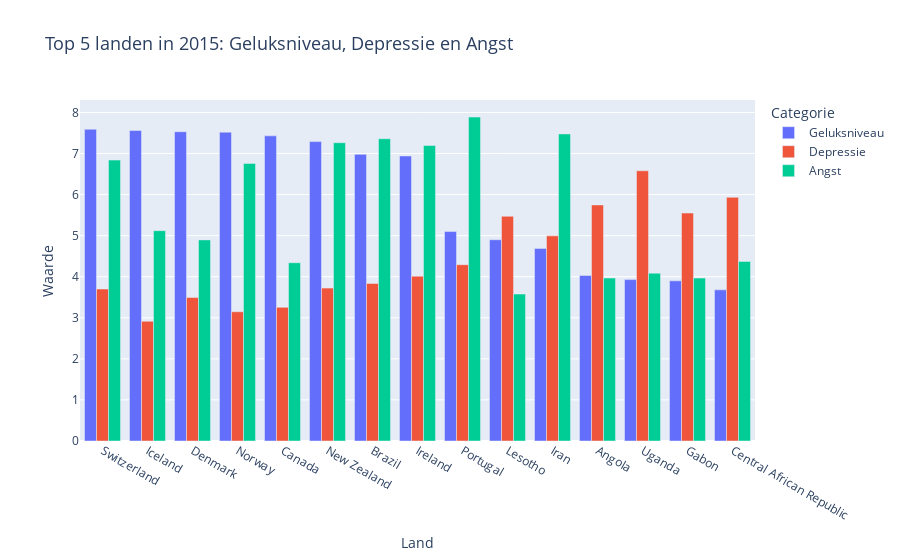

Notebook code for this chart:
### Code cell
top5_geluk = merged.nlargest(5, 'Happiness score')
top5_depressie = merged.nlargest(5, depressie_col)
top5_angst = merged.nlargest(5, angst_col)

alle_landen = pd.concat([
    top5_geluk[['Country']],
    top5_depressie[['Country']],
    top5_angst[['Country']]
]).drop_duplicates()

relevante_data = merged[merged['Country'].isin(alle_landen['Country'])]

df_geluk = pd.DataFrame({
    'Country': relevante_data['Country'],
    'Waarde': relevante_data['Happiness score'],
    'Categorie': 'Geluksniveau'  # Alleen dit is aangepast
})

df_depressie = pd.DataFrame({
    'Country': relevante_data['Country'],
    'Waarde': relevante_data[depressie_col],
    'Categorie': 'Depressie'
})

df_angst = pd.DataFrame({
    'Country': relevante_data['Country'],
    'Waarde': relevante_data[angst_col],
    'Categorie': 'Angst'
})

df_combine = pd.concat([df_geluk, df_depressie, df_angst])

fig = px.bar(
    df_combine,
    x='Country',
    y='Waarde',
    color='Categorie',
    barmode='group',
    title='Top 5 landen in 2015: Geluksniveau, Depressie en Angst',  # ook hier aangepast
    labels={'Waarde': 'Score', 'Country': 'Land'}
)

fig.update_layout(
    title_font_size=18,
    xaxis_title='Land',
    yaxis_title='Waarde',
    legend_title='Categorie',
    bargap=0.2
)

fig.show()

### Figure 1 — Plotly figure (JSON) as saved in the notebook; plotly's stock layout.template omitted (floating-point values rounded to 4 significant figures)
{"data": [{"alignmentgroup": "True", "hovertemplate": "Categorie=Geluksniveau<br>Land=%{x}<br>Score=%{y}<extra></extra>", "legendgroup": "Geluksniveau", "marker": {"color": "#636efa", "pattern": {"shape": ""}}, "name": "Geluksniveau", "offsetgroup": "Geluksniveau", "orientation": "v", "showlegend": true, "textposition": "auto", "type": "bar", "x": ["Switzerland", "Iceland", "Denmark", "Norway", "Canada", "New Zealand", "Brazil", "Ireland", "Portugal", "Lesotho", "Iran", "Angola", "Uganda", "Gabon", "Central African Republic"], "xaxis": "x", "y": [7.59, 7.56, 7.53, 7.52, 7.43, 7.29, 6.98, 6.94, 5.1, 4.9, 4.69, 4.03, 3.93, 3.9, 3.68], "yaxis": "y"}, {"alignmentgroup": "True", "hovertemplate": "Categorie=Depressie<br>Land=%{x}<br>Score=%{y}<extra></extra>", "legendgroup": "Depressie", "marker": {"color": "#EF553B", "pattern": {"shape": ""}}, "name": "Depressie", "offsetgroup": "Depressie", "orientation": "v", "showlegend": true, "textposition": "auto", "type": "bar", "x": ["Switzerland", "Iceland", "Denmark", "Norway", "Canada", "New Zealand", "Brazil", "Ireland", "Portugal", "Lesotho", "Iran", "Angola", "Uganda", "Gabon", "Central African Republic"], "xaxis": "x", "y": [3.7, 2.914, 3.493, 3.146, 3.255, 3.722, 3.836, 4.014, 4.293, 5.472, 4.995, 5.748, 6.579, 5.551, 5.933], "yaxis": "y"}, {"alignmentgroup": "True", "hovertemplate": "Categorie=Angst<br>Land=%{x}<br>Score=%{y}<extra></extra>", "legendgroup": "Angst", "marker": {"color": "#00cc96", "pattern": {"shape": ""}}, "name": "Angst", "offsetgroup": "Angst", "orientation": "v", "showlegend": true, "textposition": "auto", "type": "bar", "x": ["Switzerland", "Iceland", "Denmark", "Norway", "Canada", "New Zealand", "Brazil", "Ireland", "Portugal", "Lesotho", "Iran", "Angola", "Uganda", "Gabon", "Central African Republic"], "xaxis": "x", "y": [6.84, 5.121, 4.897, 6.757, 4.341, 7.263, 7.36, 7.195, 7.888, 3.578, 7.478, 3.969, 4.086, 3.967, 4.373], "yaxis": "y"}], "layout": {"autosize": true, "bargap": 0.2, "barmode": "group", "legend": {"title": {"text": "Categorie"}, "tracegroupgap": 0}, "title": {"font": {"size": 18}, "text": "Top 5 landen in 2015: Geluksniveau, Depressie en Angst"}, "xaxis": {"anchor": "y", "autorange": true, "domain": [0, 1], "range": [-0.5, 14.5], "title": {"text": "Land"}, "type": "category"}, "yaxis": {"anchor": "x", "autorange": true, "domain": [0, 1], "range": [0, 8.303], "title": {"text": "Waarde"}, "type": "linear"}}}
